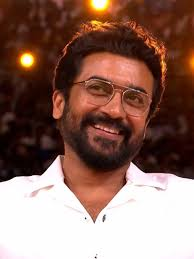
#> input picture known images/1.jpeg, 194 x 259 px, found by its file name
$ python ex11_stero_image.py
#> lines starting #> are read from the running program, lines starting #| are printed output that depends on the picture
import cv2
import numpy as np
import matplotlib.pyplot as plt
import os

left_path = r"known images\1.jpeg"
right_path = r"known images\2.jpeg"

left = cv2.imread(left_path, cv2.IMREAD_GRAYSCALE)
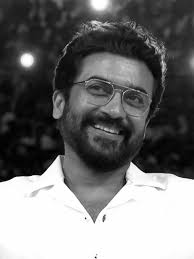
#> left: shape (259, 194); min 0, max 255, mean 114.5
right = cv2.imread(right_path, cv2.IMREAD_GRAYSCALE)
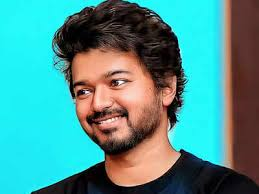
#> input picture known images/2.jpeg, 259 x 194 px, found by its file name
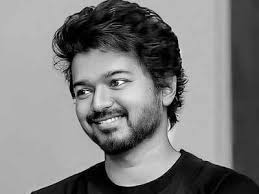
#> right: shape (194, 259); min 0, max 255, mean 124.7

if left is None or right is None:
    raise FileNotFoundError("❌ One or both stereo images not found. Check your paths!")
if left.shape != right.shape:
    right = cv2.resize(right, (left.shape[1], left.shape[0]))
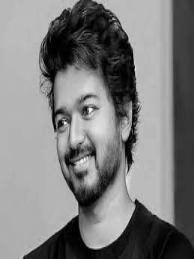
#> right: shape (259, 194); min 0, max 249, mean 124.6

stereo = cv2.StereoSGBM_create(
    minDisparity=0,
    numDisparities=16 * 5,
    blockSize=5,
    P1=8 * 3 * 5 ** 2,
    P2=32 * 3 * 5 ** 2,
    uniquenessRatio=10,
    speckleWindowSize=50,
    speckleRange=32
)

disparity = stereo.compute(left, right).astype(np.float32) / 16.0
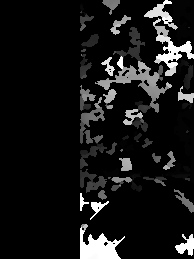
#> disparity: shape (259, 194) float32; min -1, max 79, mean 6.1; drawn with min black and max white
disp_vis = cv2.normalize(disparity, None, 0, 255, cv2.NORM_MINMAX)
disp_vis = np.uint8(disp_vis)

plt.figure(figsize=(12, 4))
plt.subplot(1, 3, 1)
plt.title("Left Image")
plt.imshow(left, cmap='gray')
plt.axis('off')

plt.subplot(1, 3, 2)
plt.title("Right Image")
plt.imshow(right, cmap='gray')
plt.axis('off')

plt.subplot(1, 3, 3)
plt.title("Disparity Map")
plt.imshow(disp_vis, cmap='plasma')
plt.axis('off')

plt.tight_layout()
plt.show()
